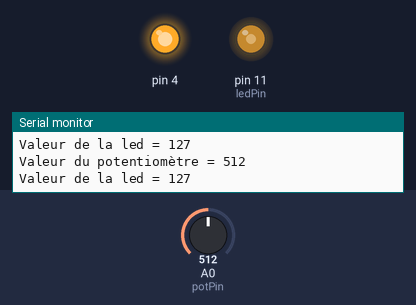
Recording of a sketch running on a simulated Arduino Uno, built with avr-gcc and run on an emulated ATmega328P. Parts: output pins drawn as LEDs (lit = HIGH), the last lines printed to the serial monitor. The test bench sets the inputs (shaded band); at power-on: A0 (potPin) = 512.

Above: at 1.2 s.
1.3 s: A0 (potPin) set to 716
At 1.7 s:
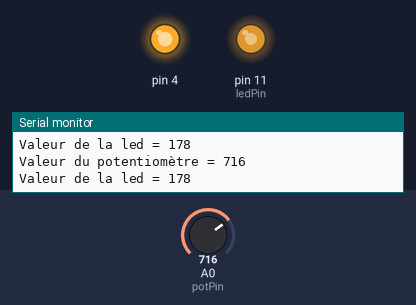
2.8 s: A0 (potPin) set to 992
At 3.4 s:
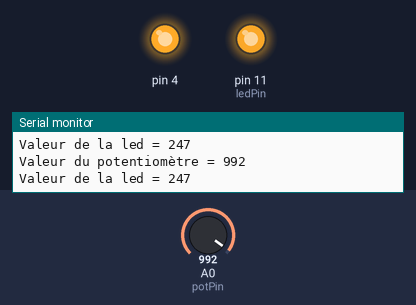
4.3 s: A0 (potPin) set to 1006
At 5.0 s:
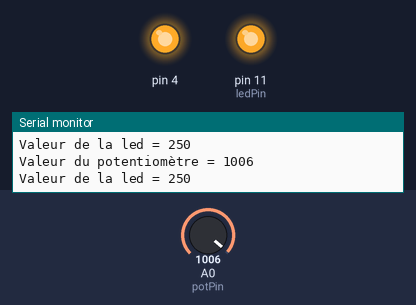
5.8 s: A0 (potPin) set to 122
At 6.6 s:
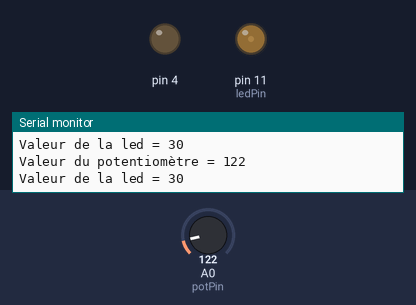
7.3 s: A0 (potPin) set to 108
At 8.3 s:
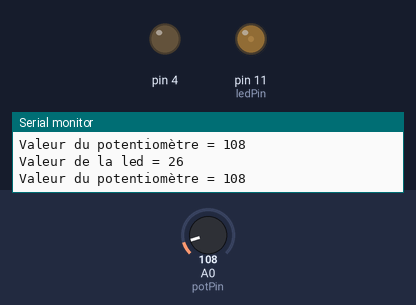
10.3 s: A0 (potPin) set to 93
At 11.5 s:
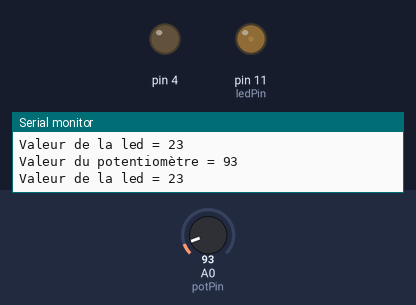
Timing chart, 0 to 12.8 s (numbered marks = the images above; inputs shaded):
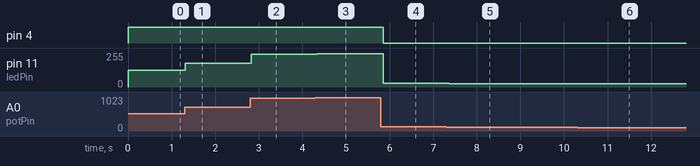

Measured:
- after the input at 1.3 s, pin 11 (ledPin): 127/255 → 178/255 at once
- after the input at 2.8 s, pin 11 (ledPin): 178/255 → 247/255 at once
- after the input at 4.3 s, pin 11 (ledPin): 247/255 → 250/255 at once
- after the input at 5.8 s, pin 4: HIGH → LOW after 0.05 s; pin 11 (ledPin): 250/255 → 30/255 after 0.05 s
- after the input at 7.3 s, pin 11 (ledPin): 30/255 → 26/255 after 0.07 s
- after the input at 10.3 s, pin 11 (ledPin): 26/255 → 23/255 after 0.09 s

The sketch:

step4.ino
```cpp
int potPin = 0;
int ledPin = 11;

int potValue = 0;
int ledValue = 0;
void setup() {

Serial.begin(9600);

pinMode (potPin , INPUT); pinMode (ledPin , OUTPUT);

}
void loop() {

potValue=analogRead(potPin);


ledValue=map(potValue, 0, 1023, 0, 255);


analogWrite(ledPin, ledValue);
analogWrite(4, potValue);

Serial.print("Valeur du potentiomètre = ");
Serial.println(potValue);

Serial.print("Valeur de la led = ");
Serial.println(ledValue);

Serial.print ("\n");

delay(100);

}
```
